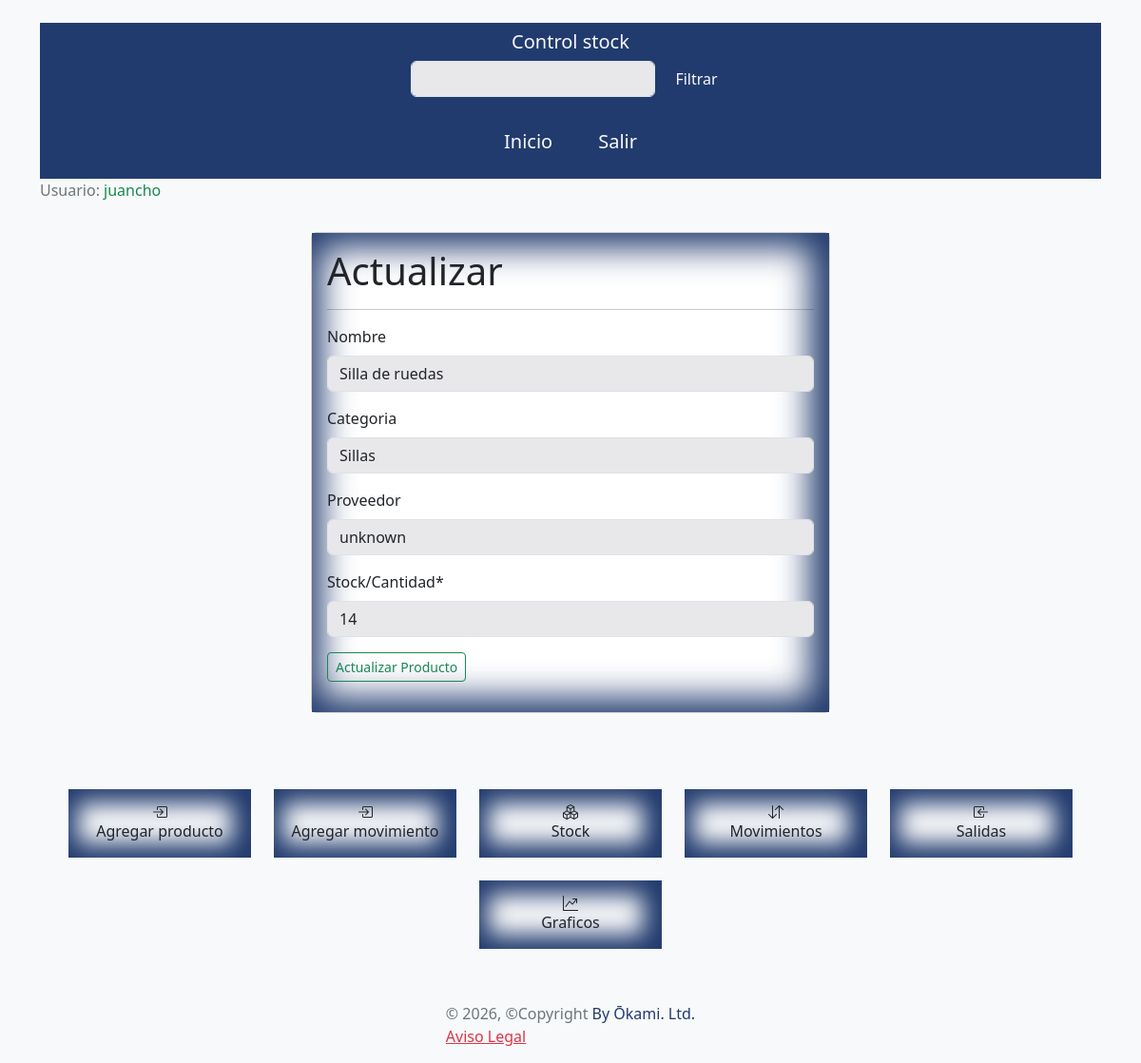
Page /products/update/1/ (signed in) on the committed database.
### products/models.py (models this page shows, shortened)
class Products(models.Model):
    product = models.ForeignKey(User,  on_delete=models.CASCADE, related_name="products", verbose_name=("Producto"))
    product_name = models.CharField(max_length=50, blank=True, verbose_name=("Nombre"))
    category = models.CharField(max_length=100, blank=True, verbose_name=("Categoria"))
    supplier = models.CharField(max_length=50, blank=True, verbose_name=("Proveedor"))
    timestamp  = models.DateTimeField(auto_now_add=True, blank=True, null=True, verbose_name=("Fecha"))
    stock = models.PositiveIntegerField(default=0, validators=[MinValueValidator(0)], verbose_name=("Stock/Cantidad"))
    class Meta:
        verbose_name = 'Producto'
        verbose_name_plural = 'Productos'

### products/views.py (the view, shortened to what this page needs)
# urls.py: path('products/update/<int:pk>/', ProductUpdateView.as_view(), name="product_update"),
@method_decorator(login_required, name="dispatch")
class ProductUpdateView(UpdateView):
    model = Products
    template_name = "products/products_update.html"
    fields = "product_name", "category", "supplier", "stock"
    success_url = reverse_lazy('home')
    def get_queryset(self):
        return self.model.objects.filter(product=self.request.user)

### core/templates/products/products_update.html (shortened to what this page needs)
{% extends 'general/layout.html' %}
{% load crispy_forms_tags %}
{% block content %}
  <div class="row">
    <div class="col-12 col-md-6 offset-md-3">
      <div class="card" >
          <div class="card-body" id="box">
            <h1 class="card-title">Actualizar</h1>
            <hr>
            <form action="" method="post", enctype="multipart/form-data">
                  {{ form.product_name | as_crispy_field }}
                  {{ form.category | as_crispy_field }}
                  {{ form.supplier | as_crispy_field }}
                  {{ form.stock | as_crispy_field }}
              <button class="btn btn-sm btn-outline-success">Actualizar Producto</button>
            </form>
          </div>
      </div>
    </div>
  </div>
{% endblock %}

### core/templates/_includes/_header.html (shortened to what this page needs)
{% load static %}
<header class=" mb-4 mt-4 ">
    <nav class="navbar navbar-expand-lg navbar-dark">
       <div class="container-fluid d-flex flex-column">
            <div class="">
                <h5 class="text-center text-light">Control stock</h5>
                <form class="d-flex" role="search" action="{% url "search" %}" method="get">
                    <input id="django-form-input"  name="search"  class="form-control me-2" type="search"  aria-label="Search"/>
                    <button class="btn text-light"  type="submit">Filtrar</button>
                </form>
            </div>
            <section class="offcanvas offcanvas-start bg-dark " id="sidebar" tabindex="-1">
                <div class="offcanvas-body d-flex flex-column justify-content-between px-0">
                    <ul class="navbar-nav fs-5 justify-content-evenly">
                        <li class="nav-item px-3 py-2">
                            <a class="nav-link text-light" href="{% url 'home' %}">Inicio</a>
                        </li>
                        {% if request.user.is_authenticated %}
                            <li class="nav-item px-3 py-2">
                                <a class="nav-link text-light" href="{% url 'logout' %}">Salir</a>
                            </li>
                        {% endif %}
                    </ul>
                </div>
            </section>
        </div>
    </nav>
    {% if request.user.is_authenticated %}
        <p class="text-secondary">Usuario: <span class="text-success">{{ user.username }}</span></p>
    {% else %}
        <p class="text-secondary">Usuario: <span class="text-danger">No hay usuario registrado</span></p>
    {% endif %}
</header>

### core/static/css/styles.css (style rules this page uses)
.form-control { background-color: #e8e8eb; }
#django-form-input { background-color: #e8e8eb; }
.navbar { background-color: #223b6e; }
#box { background-color: #ffffff; min-width: 20rem; box-shadow: -5px -0px 35px 15px #223b6e inset; }

### rows in the picture
Products: product_name "Silla de ruedas", category "Sillas", supplier "unknown", stock "14"

### other values in the picture
{{ user.username }} "juancho"
